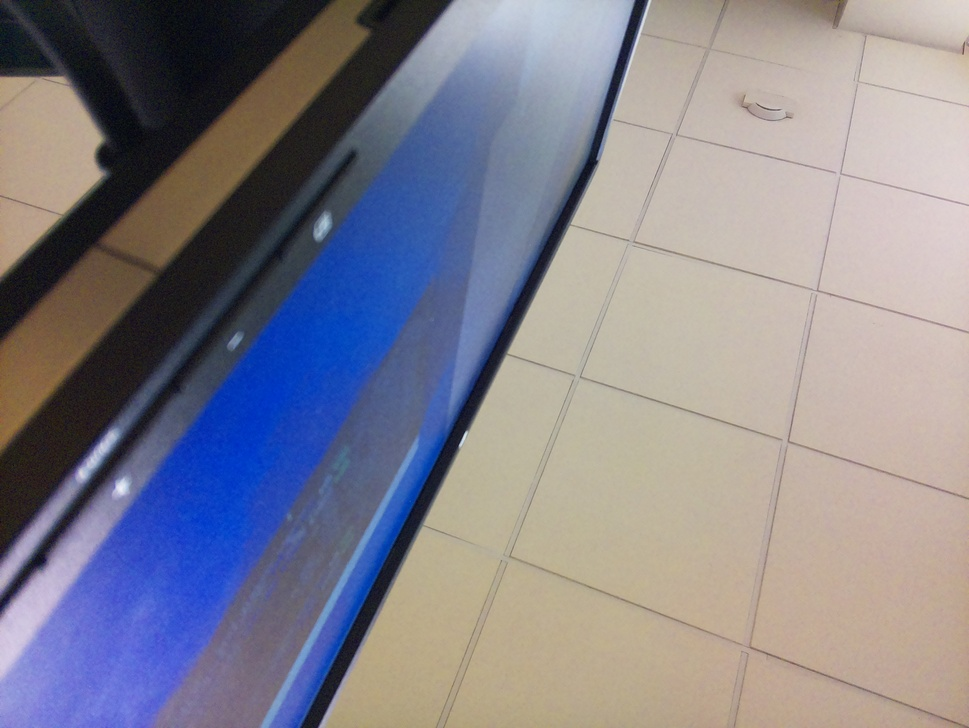
#> input picture Camera/test_cam/test.jpg, 969 x 728 px, shrunk from 3280 x 2464 before the run, given in place of the camera
$ python webCam.py
#> lines starting #> are read from the running program, lines starting #| are printed output that depends on the picture; after the words box and inside, x2 and y2 are one past the last pixel; in counts of white or black regions, pixels touching at a corner belong together
#> in check_camera, frame is the input picture: shape (728, 969, 3); mean B, G, R 140.9, 130.3, 132.7
import os
import time

import cv2
import numpy as np

def detect_color(image):
    hsv = cv2.cvtColor(image, cv2.COLOR_BGR2HSV)
#> hsv: shape (728, 969, 3); mean H, S, V 57.5, 72.4, 158.8

    lower_red = np.array([0, 100, 100])
    upper_red = np.array([10, 255, 255])
    lower_green = np.array([40, 100, 100])
    upper_green = np.array([80, 255, 255])

    mask_red = cv2.inRange(hsv, lower_red, upper_red)
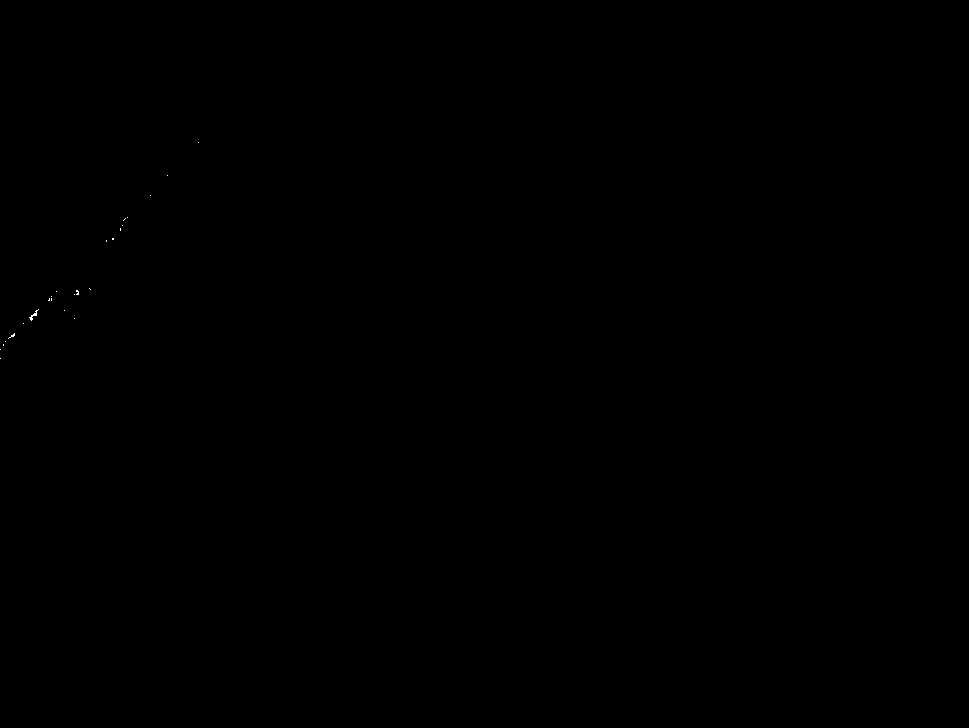
#> mask_red: shape (728, 969); 0.01% white in thin lines or dots, all inside (x1, y1, x2, y2) = (0, 142, 199, 359)
    mask_green = cv2.inRange(hsv, lower_green, upper_green)
#> mask_green: shape (728, 969); every value is 0

    contours_red, _ = cv2.findContours(
        mask_red, cv2.RETR_EXTERNAL, cv2.CHAIN_APPROX_SIMPLE
    )
#> contours_red = 25 contours, all with area under 20
    contours_green, _ = cv2.findContours(
        mask_green, cv2.RETR_EXTERNAL, cv2.CHAIN_APPROX_SIMPLE
    )
#> contours_green = []

    red_detected = any(cv2.contourArea(contour) > 1000 for contour in contours_red)
#> red_detected = False
    green_detected = any(cv2.contourArea(contour) > 1000 for contour in contours_green)
#> green_detected = False

    return red_detected, green_detected


def check_camera():
    cap = cv2.VideoCapture(0)  # Utiliser l'index approprié pour votre caméra

    if not cap.isOpened():
        print("Erreur: Impossible d'ouvrir la caméra.")
        return False, False

    ret, frame = cap.read()
    cap.release()

    if not ret:
        print("Erreur: Impossible de capturer l'image.")
        return False, False

    return detect_color(frame)


# Initialiser les flags de contrôle du robot
red_detected_flag = False
green_detected_flag = False

try:
    while True:
        red_detected_flag, green_detected_flag = check_camera()
#> red_detected_flag = False; green_detected_flag = False

        if red_detected_flag:
            for _ in range(3):
                print(f"redddd")
        if green_detected_flag:
            for _ in range(3):
                print(f"greenn")
        if not red_detected_flag and not green_detected_flag:
                print(f"no color")

        time.sleep(1)  # Pause de 1 seconde entre chaque cycle

except:
    print(f"try fail")
